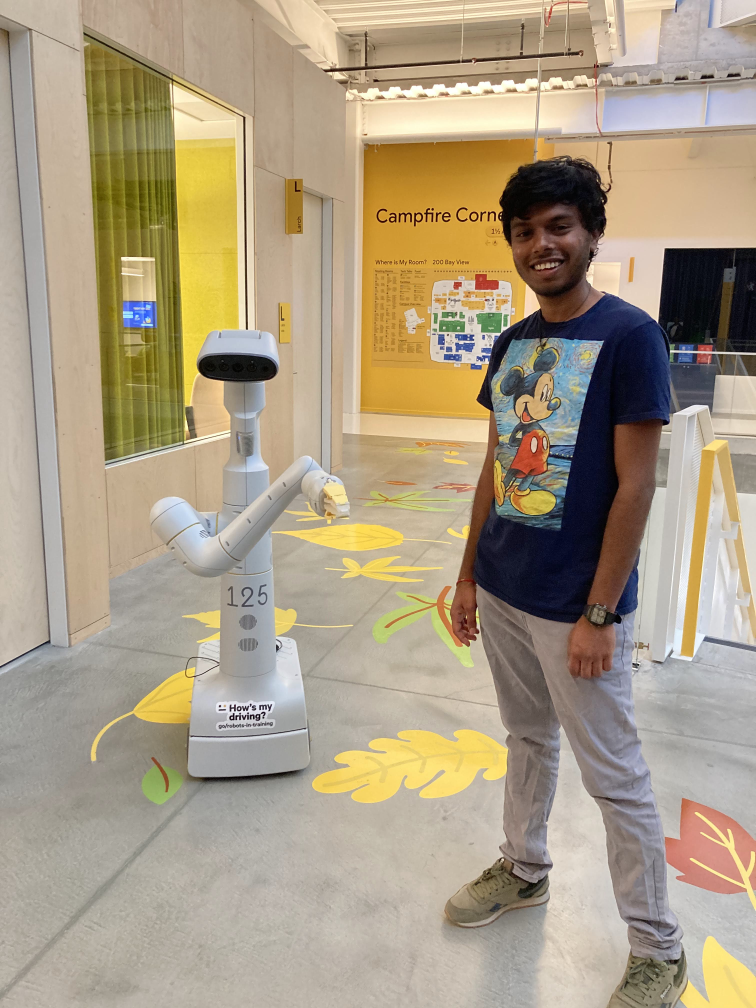
#> input picture image.jpg, 3024 x 4032 px (shown at 1/4 size)
$ python black_white.py
#> lines starting #> are read from the running program, lines starting #| are printed output that depends on the picture
import cv2

image = cv2.imread('image.jpg')
#> image is the input picture: shape (4032, 3024, 3); mean B, G, R 133.2, 156.7, 170.4
# cv2.imshow('',image)
# cv2.waitKey(0)
h,w,d = image.shape
#> h = 4032; w = 3024; d = 3
print(type(h))
#| <class 'int'>
scale = 0.1
h = int(scale*h)
#> h = 403
w = int(scale *w)
#> w = 302
imageResized = cv2.resize(image,(h,w))
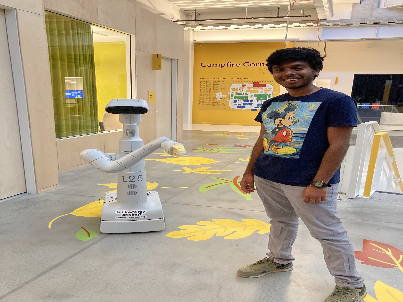
#> imageResized: shape (302, 403, 3); mean B, G, R 133.1, 156.6, 170.3
gray = cv2.cvtColor(imageResized, cv2.COLOR_BGR2GRAY)
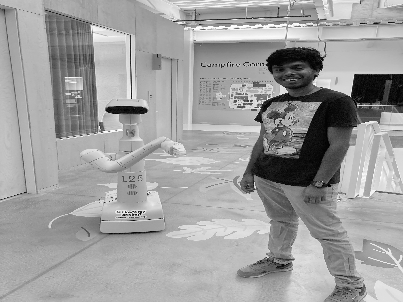
#> gray: shape (302, 403); min 0, max 255, mean 158
for index2,i in enumerate(imageResized):
    for index,j in enumerate(i):

        sum = 0
        for k in j:
            #print(k)
            sum = sum +k
        avg = int(sum/3)
        arr = []
        arr.append(avg)
        i[index] = arr


# [4 lines of commented-out code are left out]
print(gray)
#> (printed output is left out)
